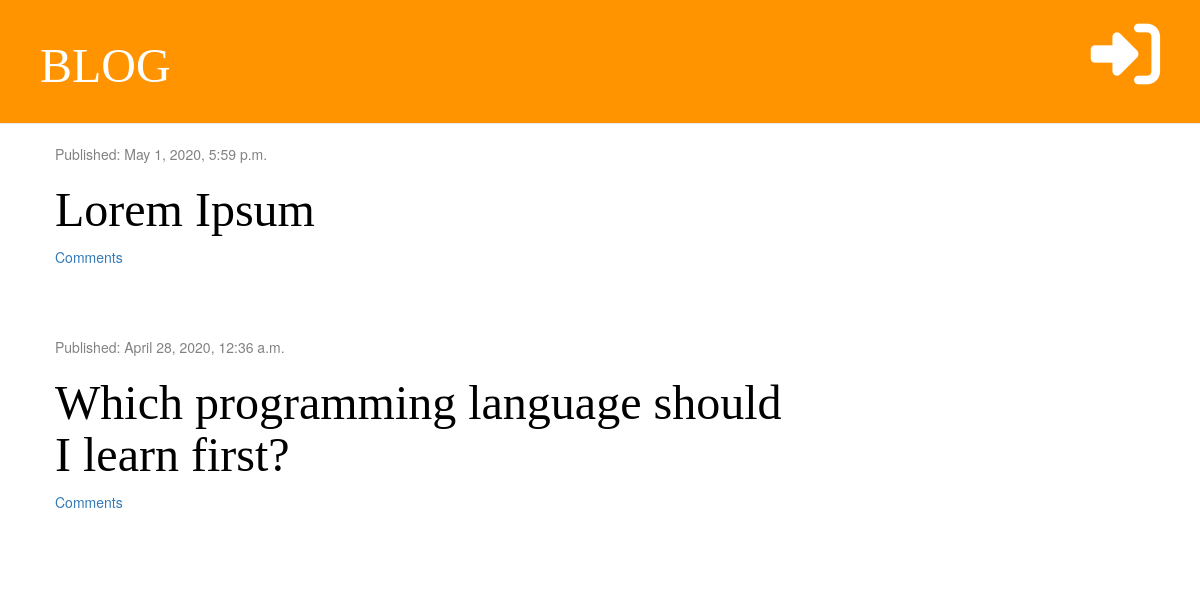
The page / on the database its author committed.
### blog/models.py (models this page shows, shortened)
class Post(models.Model):
    author = models.ForeignKey('auth.User', on_delete=models.CASCADE)
    title = models.CharField(max_length=200)
    text = models.TextField()
    created_date = models.DateTimeField(default=timezone.now)
    published_date = models.DateTimeField(blank=True, null=True)

### blog/views.py (the view)
# urls.py: path('', views.post_list, name='post_list'),
def post_list(request):
    posts = Post.objects.filter(published_date__lte=timezone.now()).order_by('-published_date')
    stuff_for_frontend = {'posts':posts}
    return render(request, 'blog/post_list.html', stuff_for_frontend)

### blog/templatetags/markdownify.py (called while the page is built)
@register.filter
def markdown(value):
    renderer = HighlightRenderer()
    markdown = mistune.Markdown(renderer=renderer)
    return markdown(value)

### blog/Templates/blog/post_list.html (shortened to what this page needs)
{% extends 'blog/base.html' %}
{% load markdownify %}
{% block content %}
            {% for post in posts %}
                <div class="post">
                    <div class="date">
                        <p>Published: {{post.published_date}}</p>
                    </div>
                        <h1><a href="{% url 'post_detail' pk=post.pk %}">{{post.title}}</a></h1>
                        <a href="{% url 'post_detail' pk=post.pk %}">Comments {{ post.approved_comments.count }}</a>
                </div>
            {% endfor %}
{% endblock %}

### blog/static/css/blog.css (style rules this page uses)
h1,h2,h3,h4 { font-family: 'Tangerine', 'Inconsolata', 'Droid Sans', serif; font-size:48px; }
.date { color: #828282; }
.post { margin-bottom:70px; }
.post h1 a { color: #000000; }

### rows shown on the page
Post: published_date "May 1, 2020, 5:59 p.m.", title "Lorem Ipsum"
Post: published_date "April 28, 2020, 12:36 a.m.", title "Which programming language should I learn first?"
